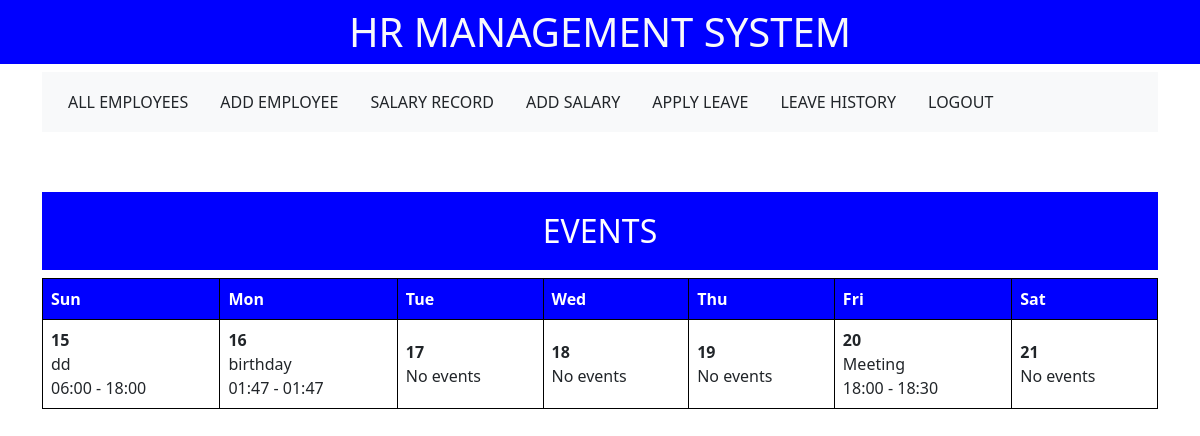
Screenshot of /calendar/ with the database file from the repository.
### emp/models.py (models this page shows, shortened)
class CalendarEvent(models.Model):
    event_name = models.CharField(max_length=100)
    start_time = models.DateTimeField(default=datetime.now)
    end_time   = models.DateTimeField(default=datetime.now)
    description = models.TextField(blank=True)

### emp/views.py (the view)
# urls.py: path("calendar/",                     views.calendar,        name="calendar"),
def calendar(request):
    today = datetime.now()
    start_of_week = today - timedelta(days=today.weekday())
    if start_of_week > today:  # If today is Sunday, go back one week
        start_of_week -= timedelta(days=7)
    end_of_week = start_of_week + timedelta(days=6)
    weeks = []
    while start_of_week <= end_of_week:
        week = []
        for day in range(7):
            events = CalendarEvent.objects.filter(start_time__date=start_of_week)
            week.append((start_of_week, events))
            start_of_week += timedelta(days=1)
        weeks.append(week)
    return render(request, "emp/calendar.html", {'weeks': weeks})

### emp/templates/emp/calendar.html (shortened to what this page needs)
{% extends "base.html" %}
{% block content %}
<!DOCTYPE html>
<html lang="en">
<head>
    <div class="header d-flex justify-content-between bg-light">
        <nav class="nav">
            <a class="nav-link text-dark" href="{% url 'allemployees' %}">ALL EMPLOYEES</a>
            <a class="nav-link text-dark" href="{% url 'addemployee' %}">ADD EMPLOYEE</a>
            <a class="nav-link text-dark" href="{% url 'salarydetails' %}">SALARY RECORD</a>
            <a class="nav-link text-dark" href="{% url 'addsalary' %}"> ADD SALARY </a>
            <a class="nav-link text-dark" href="{% url 'applyleave' %}"> APPLY LEAVE </a>
            <a class="nav-link text-dark" href="{% url 'history' %}"> LEAVE HISTORY </a>
            <a class="nav-link text-dark" href="{% url 'logout' %}"> LOGOUT </a>
          </nav>
    </div>
</head>
<body>
    <h2> EVENTS</h2>
    <table>
        <thead>
            <tr>
                <th>Sun</th>
                <th>Mon</th>
                <th>Tue</th>
                <th>Wed</th>
                <th>Thu</th>
                <th>Fri</th>
                <th>Sat</th>
            </tr>
        </thead>
        <tbody>
            {% for week in weeks %}
                <tr>
                    {% for day, events in week %}
                        <td>
                            <strong>{{ day.day }}</strong><br>
                            {% for event in events %}
                                {{ event.event_name }}<br>
                                {{ event.start_time|time:"H:i" }} - {{ event.end_time|time:"H:i" }}<br>
                            {% empty %}
                                No events
                            {% endfor %}
                        </td>
                    {% endfor %}
                </tr>
            {% endfor %}
        </tbody>
    </table>
</body>
</html>
{% endblock content %}

### emp/templates/emp/calendar.html (style rules this page uses)
h2 { background-color: blue; color: white; padding: 20px; text-align: center; margin-top: 60px; }
table { width: 100%; border-collapse: collapse; }
th, td { border: 1px solid black; padding: 8px; text-align: left; }
.header { background-color: blue; padding: 10px; }
.nav { display: flex; justify-content: space-around; }
.nav a { color: white; text-decoration: none; }
th { background-color: blue; color:white; }

### rows the page displays
CalendarEvent: event_name "dd", start_time "06:00", end_time "18:00"
CalendarEvent: event_name "birthday", start_time "01:47", end_time "01:47"
CalendarEvent: event_name "Meeting", start_time "18:00", end_time "18:30"

### other values shown
{{ day.day }} "15" "16" "17" "18" "19" "20" "21"
